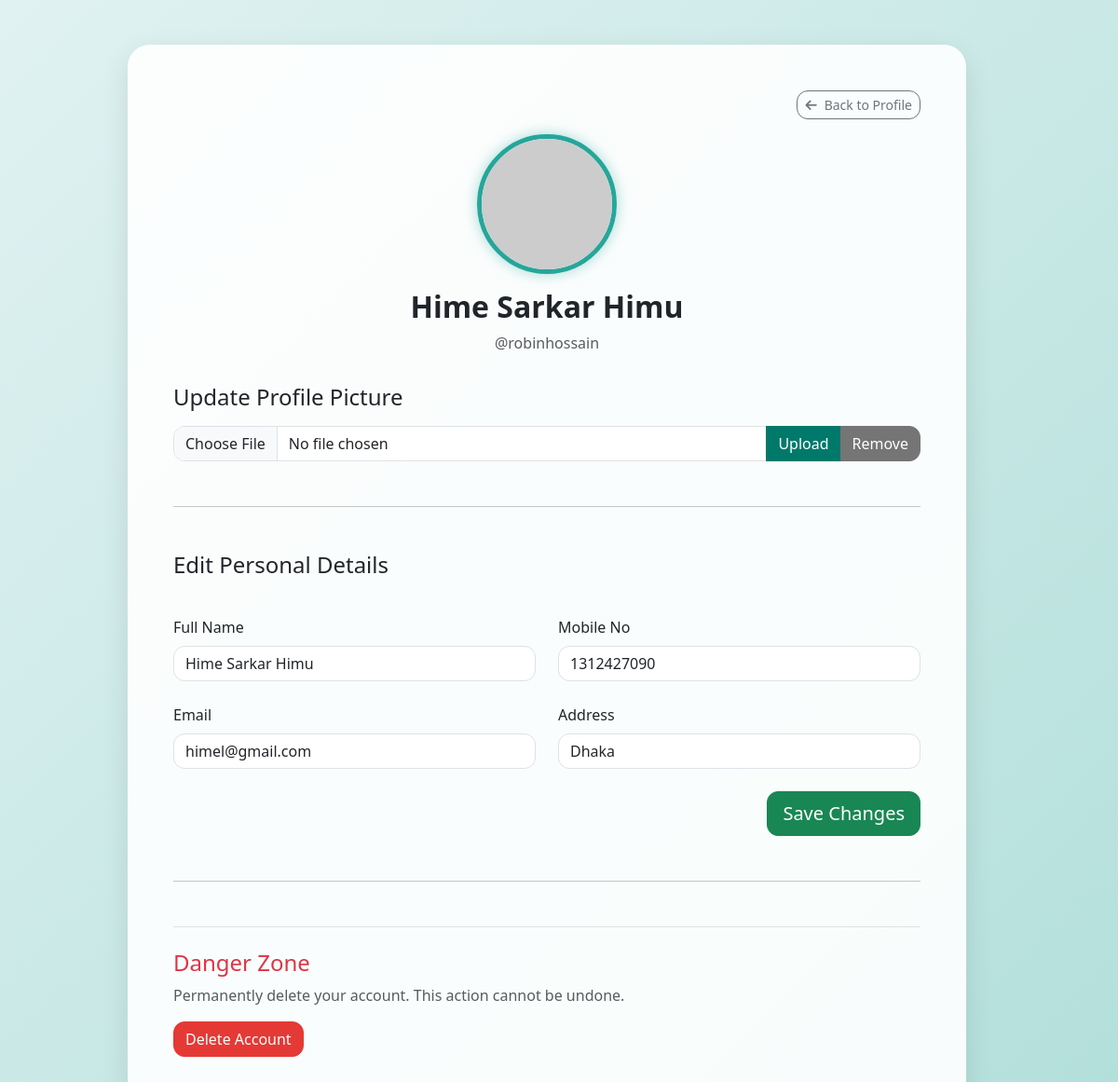
/PHP/profileEdit.php (signed in), run on the app's committed database.
### tables this page shows
CREATE TABLE `farmer` (
  `fid` int(255) NOT NULL,
  `fname` varchar(255) NOT NULL,
  `fusername` varchar(255) NOT NULL,
  `fpassword` varchar(255) NOT NULL,
  `fhash` varchar(255) NOT NULL,
  `femail` varchar(255) NOT NULL,
  `fmobile` varchar(255) NOT NULL,
  `faddress` text NOT NULL,
  `factive` int(255) NOT NULL DEFAULT 0,
  `frating` int(11) NOT NULL DEFAULT 0,
  `picExt` varchar(255) NOT NULL DEFAULT 'png',
  `picStatus` int(10) NOT NULL DEFAULT 0
);

### PHP/profileEdit.php (the view, shortened to what this page needs)
<?php
require 'db.php';
$username = $_SESSION['Username'];
$farmer = [];
$fetch_query = "SELECT * FROM farmer WHERE fusername = ?";
$stmt = $conn->prepare($fetch_query);
$stmt->bind_param("s", $username);
$stmt->execute();
$result = $stmt->get_result();
if ($result->num_rows > 0) {
    $farmer = $result->fetch_assoc();
} else {
    session_destroy();
    header('Location: login.php');
    exit();
}
$profile_image_path = 'images/profileImages/' . htmlspecialchars($username) . '.' . ($_SESSION['picExt'] ?? '');
if (!isset($_SESSION['picExt']) || !file_exists($profile_image_path)) {
    $profile_image_url = 'https://via.placeholder.com/150.png?text=No+Image';
} else {
    $profile_image_url = $profile_image_path . '?' . mt_rand();
}
?>
<!DOCTYPE HTML>
<html lang="en">
<head>
    <link href="https://cdn.jsdelivr.net/npm/bootstrap@5.3.0/dist/css/bootstrap.min.css" rel="stylesheet">
    <link rel="stylesheet" href="https://cdnjs.cloudflare.com/ajax/libs/font-awesome/6.0.0-beta3/css/all.min.css">
</head>
<body>
<div class="container my-5">
    <div class="row justify-content-center">
        <div class="col-lg-10">
            <div class="profile-card">
                <div class="text-end mb-3">
                    <a href="profileView.php" class="btn btn-sm btn-outline-secondary">
                        <i class="fas fa-arrow-left me-2"></i>Back to Profile
                    </a>
                </div>
                <div class="profile-header">
                    <div class="profile-pic-container">
                        <img src="<?php echo htmlspecialchars($profile_image_url); ?>" alt="Profile Picture">
                    </div>
                    <h2 class="fw-bold"><?php echo htmlspecialchars($farmer['fname'] ?? ''); ?></h2>
                    <p class="text-muted">@<?php echo htmlspecialchars($farmer['fusername'] ?? ''); ?></p>
                </div>
                <form method="post" action="profileEdit.php" enctype="multipart/form-data" class="mb-5">
                    <h4 class="mb-3">Update Profile Picture</h4>
                    <div class="input-group mb-3">
                        <input type="file" class="form-control" name="profilePic" id="profilePic">
                        <button class="btn btn-primary" type="submit" name="upload">Upload</button>
                        <button class="btn btn-secondary" type="submit" name="remove">Remove</button>
                    </div>
                </form>
                <hr class="my-5">
                <form method="post" action="profileEdit.php" class="row g-4">
                    <h4 class="mb-3">Edit Personal Details</h4>
                    <div class="col-md-6">
                        <label for="fname" class="form-label">Full Name</label>
                        <input type="text" class="form-control" name="fname" id="fname" value="<?php echo htmlspecialchars($farmer['fname'] ?? ''); ?>" required>
                    </div>
                    <div class="col-md-6">
                        <label for="fmobile" class="form-label">Mobile No</label>
                        <input type="text" class="form-control" name="fmobile" id="fmobile" value="<?php echo htmlspecialchars($farmer['fmobile'] ?? ''); ?>" required>
                    </div>
                    <div class="col-md-6">
                        <label for="femail" class="form-label">Email</label>
                        <input type="email" class="form-control" name="femail" id="femail" value="<?php echo htmlspecialchars($farmer['femail'] ?? ''); ?>" required>
                    </div>
                    <div class="col-md-6">
                        <label for="faddress" class="form-label">Address</label>
                        <input type="text" class="form-control" name="faddress" id="faddress" value="<?php echo htmlspecialchars($farmer['faddress'] ?? ''); ?>" required>
                    </div>
                    <div class="col-12 text-end">
                        <button type="submit" class="btn btn-success btn-lg">Save Changes</button>
                    </div>
                </form>
                <hr class="my-5">
                <div class="border-top pt-4">
                    <h4 class="text-danger">Danger Zone</h4>
                    <p class="text-muted">Permanently delete your account. This action cannot be undone.</p>
                    <form method="post" action="profileEdit.php" onsubmit="return confirm('Are you sure you want to delete your account? This action is permanent.');">
                        <button type="submit" class="btn btn-danger">Delete Account</button>
                    </form>
                </div>
            </div>
        </div>
    </div>
</div>
</body>
</html>

### PHP/profileEdit.php (style rules this page uses)
body { background: linear-gradient(135deg, #e0f2f1, #b2dfdb); min-height: 100vh; display: flex; align-items: center; justify-content: center; font-family: 'Segoe UI', Tahoma, Geneva, Verdana, sans-serif; }
.profile-card { background: rgba(255, 255, 255, 0.9); border-radius: 1.5rem; box-shadow: 0 10px 30px rgba(0,0,0,0.1); padding: 3rem; max-width: 900px; width: 100%; border: 1px solid rgba(255, 255, 255, 0.5); }
.profile-header { text-align: center; margin-bottom: 2rem; }
.profile-pic-container { width: 150px; height: 150px; margin: 0 auto 1rem; border-radius: 50%; overflow: hidden; border: 5px solid #26a69a; box-shadow: 0 0 15px rgba(38, 166, 154, 0.4); transition: transform 0.3s ease; }
.profile-pic-container img { width: 100%; height: 100%; object-fit: cover; }
.form-control, .btn { border-radius: 0.75rem; }
.btn-primary { background-color: #00796b; border-color: #00796b; }
.btn-secondary { background-color: #757575; border-color: #757575; }
.btn-danger { background-color: #e53935; border-color: #e53935; }

### data on the page
farmer: fname "Hime Sarkar Himu", fusername "robinhossain", fmobile "1312427090", femail "himel@gmail.com", faddress "Dhaka"
